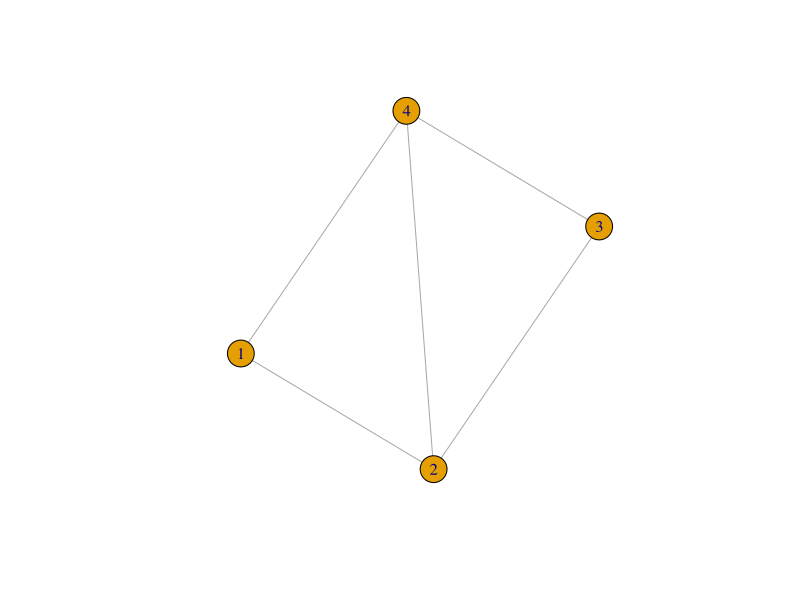

Source code (R):
library(igraph)

INIT <- function (G) {
  R <- c()
  P <- as.vector(V(G))
  X <- c()
  BC(R, P , X, G)
}

BC <- function (R, P, X, G) {
  if (length(P) == 0 && length(X) == 0) {
    print(paste("Maximal clique: ", paste(R, collapse = ", ")))
  }
  
  for (v in P) {
    N_v <- as.vector(neighbors(G, v))
    BC(union(R, v),
       intersect(P, N_v),
       intersect(X, N_v),
       G)
    
    P <- P[which(P != v)]
    X <- c(X, v)
  }
}

# G <- sample_gnp(20, 0.5)
G <- make_graph(c(1,2, 1,4, 2,4, 2,3, 3,4), directed = F)
plot(G)

INIT(G)